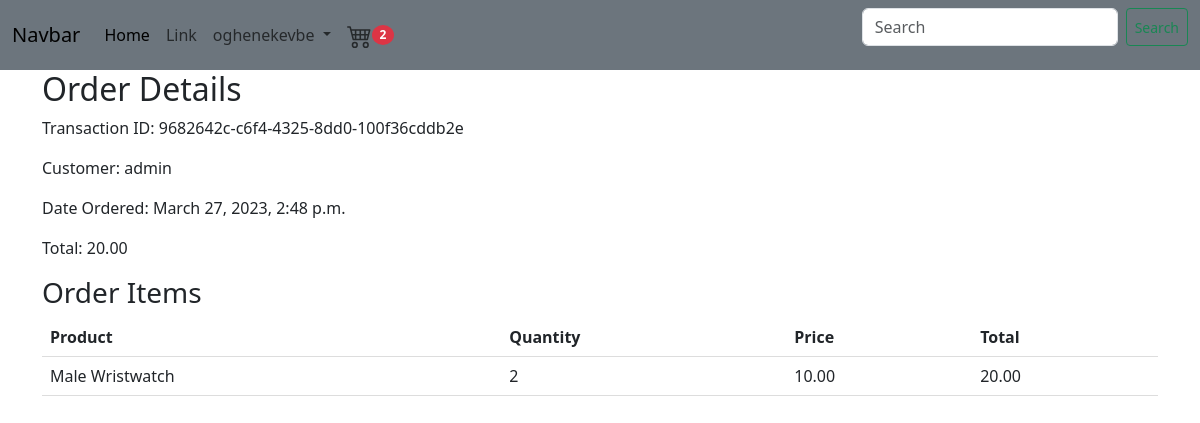
The page /orders/9682642cc6f443258dd0100f36cddb2e (signed in) on the database its author committed.
### store/models.py (models this page shows, shortened)
class Order(models.Model):
    customer = models.ForeignKey(Customer, related_name='orders', null=True, blank=True, on_delete =models.CASCADE )
    billing_address = models.ForeignKey(BillingAddress, on_delete=models.SET_NULL, blank=True, null=True, related_name='billing_address_order_set')
    date_ordered = models.DateTimeField(auto_now_add=True)
    complete = models.BooleanField(default=False, null=True, blank=False)
    transaction_id = models.UUIDField(default=uuid.uuid4, primary_key=True)
    @property
    def get_cart_total(self):
        orderitems = self.orderitem_set.all()
        total = sum([item.get_total() for item in orderitems])
        return total
    @property
    def get_cart_items(self):
        orderitems = self.orderitem_set.all()
        total = sum([item.quantity for item in orderitems])
        return total

class OrderItem(models.Model):
    product = models.ForeignKey(Product, on_delete=models.SET_NULL, blank=True, null=True)
    order = models.ForeignKey(Order, on_delete=models.SET_NULL, blank=True, null=True)
    quantity = models.IntegerField(default=0, null=True, blank=True)
    date_added = models.DateTimeField(default=timezone.now)
    def get_total(self):
        total = self.product.price * self.quantity
        return total

class Customer(models.Model):
    user = models.OneToOneField(User, null=True, blank=True, on_delete=models.CASCADE)
    billing_address = models.ForeignKey(BillingAddress, related_name='customers', on_delete=models.SET_NULL, null=True, blank=True)
    def __str__(self):
        return str(self.user)

class Product(models.Model):
    name = models.CharField(max_length=225, null=True)
    image = models.ImageField(blank=False, null=False)
    description = models.CharField(null=True, blank=True,max_length=50)
    category = models.ForeignKey(Category, on_delete=models.CASCADE, related_name = 'product_category', null = True)
    price = models.DecimalField(max_digits=7, decimal_places=2)
    digital = models.BooleanField(default=False, null=True, blank=True)
    date_added = models.DateTimeField(default=timezone.now)
    def __str__(self):
        return str(self.name)

### store/views.py (the view)
# urls.py: path("orders/<str:pk>", OrderDetail.as_view(), name="order_detail"),
class OrderDetail(StaffRequiredMixin,DetailView):
    model = Order
    template_name = 'customer/order_detail.html'
    def get_context_data(self, **kwargs):
        context = super().get_context_data(**kwargs)
        order = self.get_object()
        order_items = order.orderitem_set.all()
        context['order_items'] = order_items
        return context

### store/views.py (called while the page is built)
    def test_func(self):
        return self.request.user.is_staff

### store/templates/customer/order_detail.html (shortened to what this page needs)
{% extends 'base.html' %}
{% load static %}
{% block content %}
<link rel="stylesheet" type="text/css" href="{% static 'css/orders.css' %}">
    <div class="row">
        <div class="col">
            <h2>Order Details</h2>
            <p>Transaction ID: {{ order.transaction_id }}</p>
            <p>Customer: {{ order.customer }}</p>
            <p>Date Ordered: {{ order.date_ordered }}</p>
            <p>Total: {{ order.get_cart_total }}</p>
            <h3>Order Items</h3>
            <table class=' mb-5'>
                <thead>
                    <tr>
                        <th>Product</th>
                        <th>Quantity</th>
                        <th>Price</th>
                        <th>Total</th>
                    </tr>
                </thead>
                <tbody>
                    {% for item in order_items%}
                        <tr>
                            <td>{{ item.product }}</td>
                            <td>{{ item.quantity }}</td>
                            <td>{{ item.product.price }}</td>
                            <td>{{ item.get_total }}</td>
                        </tr>
                    {% endfor %}
                </tbody>
            </table>
        </div>
    </div>
{% endblock content %}

### store/templates/base.html (shortened to what this page needs)
{% load static %}
{% load bootstrap5 %}
{% bootstrap_css %}
<!DOCTYPE html>
<html lang="en">
<head>
</head>
<body>
    <nav class="navbar navbar-expand-lg bg-secondary">
        <div class="container-fluid">
          <a class="navbar-brand" href="/">Navbar</a>
          <div class="collapse navbar-collapse" id="navbarSupportedContent">
            <ul class="navbar-nav me-auto mb-2 mb-lg-0">
              <li class="nav-item">
                <a class="nav-link active" aria-current="page" href="/">Home</a>
              </li>
              <li class="nav-item">
                <a class="nav-link" href="#">Link</a>
              </li>
              <li class="nav-item dropdown">
              {% if user.is_authenticated%}
                  <a class="nav-link dropdown-toggle" href="#" role="button" data-bs-toggle="dropdown" aria-expanded="false">
                    {{user.username}}
                  </a>
              {% endif %}
              </li>
              <li class="nav-item">
                <a class="nav-link" href=" {% url 'cart' %} "><small class='badge bg-danger rounded-circle'id='cart-badge'>
                 {{order.get_cart_items}}
                </small></a>
              </li>
            </ul>
            <form class="d-flex" method="GET" action="{% url 'store' %}">
              <input class="form-control me-2" type="search" placeholder="Search" aria-label="Search" name="q" style='width:16rem;'>
              <button class="btn btn-sm btn-outline-success" type="submit">Search</button>
            </form>
          </div>
        </div>
    </nav>
    <div class='container'>
      {% block content %}
      {% endblock content %}
    </div>
</body>
</html>

### static/css/orders.css (style rules this page uses)
table { border-collapse: collapse; width: 100%; }
th, td { padding: 8px; text-align: left; border-bottom: 1px solid #ddd; }

### rows shown on the page
Order: get_cart_items "2", transaction_id "9682642c-c6f4-4325-8dd0-100f36cddb2e", customer "admin", date_ordered "March 27, 2023, 2:48 p.m.", get_cart_total "20.00"
OrderItem: product "Male Wristwatch", quantity "2", product.price "10.00", get_total "20.00"

### other values the page prints
{{ user.username }} "oghenekevbe"
